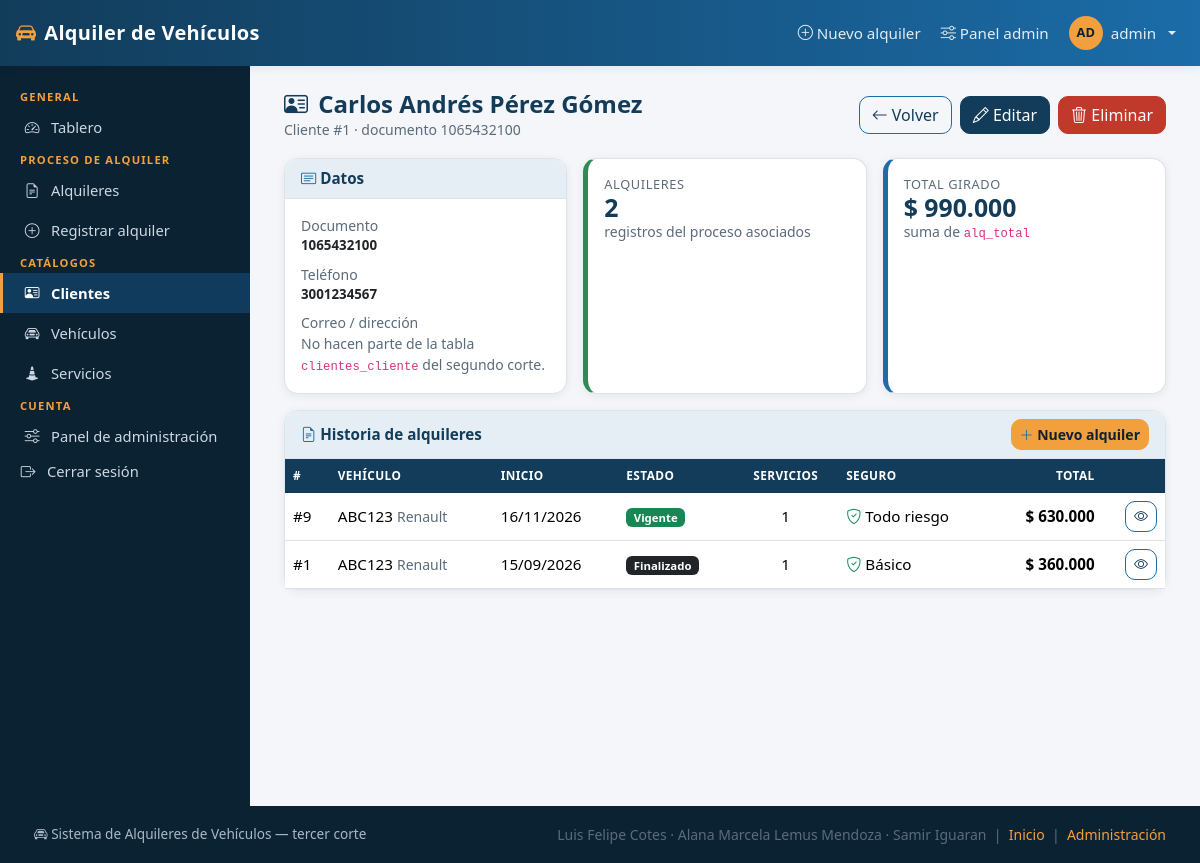
Screenshot of /clientes/1/ (signed in) with the database file from the repository.
### clientes/models.py (models this page shows, shortened)
class Cliente(models.Model):
    pk_cli_id = models.AutoField(primary_key=True)
    cli_nombre = models.CharField("nombre", max_length=100)
    cli_documento = models.CharField("documento", max_length=20, unique=True)
    cli_telefono = models.CharField("teléfono", max_length=20)
    class Meta:
        verbose_name = "cliente"
        verbose_name_plural = "clientes"
        ordering = ["cli_nombre"]

### alquileres/models.py (models this page shows, shortened)
class Alquiler(models.Model):
    pk_alq_id = models.AutoField(primary_key=True)
    fk_cli_id = models.ForeignKey(
        Cliente,
        on_delete=models.PROTECT,
        db_column="fk_cli_id",
        related_name="alquileres",
        verbose_name="cliente",
    )
    fk_veh_id = models.ForeignKey(
        Vehiculo,
        on_delete=models.PROTECT,
        db_column="fk_veh_id",
        related_name="alquileres",
        verbose_name="vehículo",
    )
    alq_fecha_inicio = models.DateField("fecha de inicio")
    alq_total = models.DecimalField("total", max_digits=12, decimal_places=2)
    class Meta:
        verbose_name = "alquiler"
        verbose_name_plural = "alquileres"
        ordering = ["-alq_fecha_inicio"]

### vehiculos/models.py (models this page shows, shortened)
class Vehiculo(models.Model):
    pk_veh_id = models.AutoField(primary_key=True)
    veh_placa = models.CharField("placa", max_length=10, unique=True)
    veh_marca = models.CharField("marca", max_length=50)
    veh_tarifa_dia = models.DecimalField("tarifa por día", max_digits=12, decimal_places=2)
    class Meta:
        verbose_name = "vehículo"
        verbose_name_plural = "vehículos"
        ordering = ["veh_marca", "veh_placa"]

### seguros/models.py (models this page shows, shortened)
class Seguro(models.Model):
    pk_seg_id = models.AutoField(primary_key=True)
    fk_alq_id = models.OneToOneField(
        Alquiler,
        on_delete=models.CASCADE,
        db_column="fk_alq_id",
        related_name="seguro",
        verbose_name="alquiler",
    )
    seg_tipo = models.CharField("tipo de seguro", max_length=50)
    seg_cobertura = models.CharField("cobertura", max_length=255)
    class Meta:
        verbose_name = "seguro"
        verbose_name_plural = "seguros"

### clientes/views.py (the view)
# urls.py: path("<int:pk>/", views.ClienteDetailView.as_view(), name="detalle"),
class ClienteDetailView(LoginRequiredMixin, DetailView):
    model = Cliente
    template_name = "clientes/cliente_detail.html"
    context_object_name = "cliente"
    def get_context_data(self, **kwargs):
        ctx = super().get_context_data(**kwargs)
        alquileres = (
            self.object.alquileres.select_related("fk_veh_id", "seguro")
            .prefetch_related("detalles__fk_ser_id")
            .order_by("-alq_fecha_inicio")
        )
        ctx["alquileres"] = alquileres
        ctx["total_cliente"] = sum(a.alq_total for a in alquileres)
        return ctx

### alquileres/logica.py (called while the page is built, shortened)
def costo_servicios(alquiler) -> Decimal:
    total = CERO
    for detalle in alquiler.detalles.all():
        total += detalle.fk_ser_id.ser_precio * detalle.ase_cantidad
    return total.quantize(Decimal("0.01"), rounding=ROUND_HALF_UP)

def dias_del_alquiler(alquiler):
    tarifa = Decimal(str(alquiler.fk_veh_id.veh_tarifa_dia or 0))
    if tarifa <= 0:
        return None, False
    base = Decimal(str(alquiler.alq_total)) - costo_servicios(alquiler)
    if base < 0:
        return None, False
    dias = int((base / tarifa).quantize(Decimal("1"), rounding=ROUND_HALF_UP))
    dias = min(max(dias, 1), DIAS_MAXIMOS)
    return dias, dias * tarifa == base

def fecha_fin(alquiler):
    dias, _exacto = dias_del_alquiler(alquiler)
    if dias is None:
        return None
    return alquiler.alq_fecha_inicio + timedelta(days=dias)

def resumen_estado(alquiler, hoy=None):
    hoy = hoy or date.today()
    dias, exacto = dias_del_alquiler(alquiler)
    fin = fecha_fin(alquiler)
    if alquiler.alq_fecha_inicio > hoy:
        nombre, clase, icono = "Reservado", "primary", "bi-calendar-plus"
    elif fin >= hoy:
        nombre, clase, icono = "Vigente", "success", "bi-check2-circle"
    else:
        nombre, clase, icono = "Finalizado", "dark", "bi-archive"
    return {
        "nombre": nombre,
        "clase": clase,
        "icono": icono,
        "dias": dias,
        "dias_aproximados": not exacto,
        "fecha_fin": fin,
        "subtotal_vehiculo": (
            Decimal(str(alquiler.fk_veh_id.veh_tarifa_dia)) * dias
        ).quantize(Decimal("0.01")),
        "subtotal_servicios": costo_servicios(alquiler),
    }

### alquileres/templatetags/alquileres_extras.py (called while the page is built)
@register.filter(name="pesos")
def pesos(valor):
    if valor in (None, ""):
        return "—"
    try:
        numero = Decimal(str(valor))
    except (InvalidOperation, ValueError):
        return "—"
    decimales = 0 if numero == numero.to_integral_value() else 2
    texto = f"{numero:,.{decimales}f}"
    texto = texto.replace(",", "\x00").replace(".", ",").replace("\x00", ".")
    return f"$ {texto}"

@register.filter(name="estado_alquiler")
def estado_alquiler(alquiler):
    return resumen_estado(alquiler)

### templates/clientes/cliente_detail.html (shortened to what this page needs)
{% extends "base.html" %}
{% load alquileres_extras %}
{% block contenido %}
<div class="cabecera-pagina">
  <div>
    <h1><i class="bi bi-person-vcard me-1"></i> {{ cliente.cli_nombre }}</h1>
    <p class="texto-suave mb-0">Cliente #{{ cliente.pk_cli_id }} · documento {{ cliente.cli_documento }}</p>
  </div>
  <div class="d-flex gap-2 sin-impresion">
    <a class="btn btn-outline-primary" href="{% url 'clientes:lista' %}"><i class="bi bi-arrow-left"></i> Volver</a>
    {% if perms.clientes.change_cliente %}
    <a class="btn btn-primary" href="{% url 'clientes:editar' cliente.pk_cli_id %}"><i class="bi bi-pencil"></i> Editar</a>
    {% endif %}
    {% if perms.clientes.delete_cliente %}
    <a class="btn btn-peligro" href="{% url 'clientes:eliminar' cliente.pk_cli_id %}"><i class="bi bi-trash3"></i> Eliminar</a>
    {% endif %}
  </div>
</div>
<div class="row g-3 mb-3">
  <div class="col-12 col-md-4">
    <div class="card h-100"><div class="card-header"><i class="bi bi-card-text"></i> Datos</div>
      <div class="card-body small">
        <div class="texto-suave">Documento</div><div class="mono fw-semibold mb-2">{{ cliente.cli_documento }}</div>
        <div class="texto-suave">Teléfono</div><div class="mono fw-semibold mb-2">{{ cliente.cli_telefono }}</div>
        <div class="texto-suave">Correo / dirección</div>
        <div class="texto-suave small">No hacen parte de la tabla <code>clientes_cliente</code> del segundo corte.</div>
      </div></div>
  </div>
  <div class="col-12 col-md-4">
    <div class="card kpi kpi-exito h-100"><div class="card-body">
      <div class="etiqueta">Alquileres</div><div class="valor">{{ alquileres|length }}</div>
      <div class="texto-suave small">registros del proceso asociados</div>
    </div></div>
  </div>
  <div class="col-12 col-md-4">
    <div class="card kpi h-100"><div class="card-body">
      <div class="etiqueta">Total girado</div><div class="valor">{{ total_cliente|pesos }}</div>
      <div class="texto-suave small">suma de <code>alq_total</code></div>
    </div></div>
  </div>
</div>
<div class="card">
  <div class="card-header d-flex justify-content-between align-items-center">
    <span><i class="bi bi-file-earmark-text"></i> Historia de alquileres</span>
    {% if perms.alquileres.add_alquiler %}
    <a class="btn btn-sm btn-acento" href="{% url 'alquileres:registrar' %}">
      <i class="bi bi-plus-lg"></i> Nuevo alquiler
    </a>
    {% endif %}
  </div>
  <div class="table-responsive">
    <table class="table tabla-sistema tabla-sm mb-0">
      <thead><tr><th>#</th><th>Vehículo</th><th>Inicio</th><th>Estado</th>
        <th class="text-center">Servicios</th><th>Seguro</th><th class="text-end">Total</th><th></th></tr></thead>
      <tbody>
        {% for aq in alquileres %}
        {% with estado=aq|estado_alquiler %}
        <tr>
          <td class="mono">#{{ aq.pk_alq_id }}</td>
          <td class="mono">{{ aq.fk_veh_id.veh_placa }} <span class="texto-suave small">{{ aq.fk_veh_id.veh_marca }}</span></td>
          <td class="mono">{{ aq.alq_fecha_inicio|fecha_corta }}</td>
          <td><span class="badge text-bg-{{ estado.clase }}">{{ estado.nombre }}</span></td>
          <td class="text-center">{{ aq.detalles.count }}</td>
          <td>{% if aq.seguro %}<i class="bi bi-shield-check text-success"></i> {{ aq.seguro.seg_tipo }}{% else %}<span class="texto-suave">—</span>{% endif %}</td>
          <td class="text-end mono fw-semibold">{{ aq.alq_total|pesos }}</td>
          <td class="text-end">
            <a class="btn btn-sm btn-outline-primary" href="{% url 'alquileres:detalle' aq.pk_alq_id %}"><i class="bi bi-eye"></i></a>
          </td>
        </tr>
        {% endwith %}
        {% empty %}
        <tr><td colspan="8"><div class="zona-vacia"><i class="bi bi-inbox"></i> Este cliente aún no tiene alquileres.</div></td></tr>
        {% endfor %}
      </tbody>
    </table>
  </div>
</div>
{% endblock %}

### templates/base.html (shortened to what this page needs)
{% load static alquileres_extras %}<!doctype html>
<html lang="es">
<head>
  <link href="https://cdn.jsdelivr.net/npm/bootstrap@5.3.3/dist/css/bootstrap.min.css" rel="stylesheet">
  <link href="https://cdn.jsdelivr.net/npm/bootstrap-icons@1.11.3/font/bootstrap-icons.min.css" rel="stylesheet">
  <link rel="stylesheet" href="{% static 'css/estilo.css' %}">
</head>
<body class="d-flex flex-column min-vh-100">
{% block navbar %}
<nav class="navbar navbar-expand-lg app-navbar sticky-top">
  <div class="container-fluid px-3">
    <a class="navbar-brand d-flex align-items-center gap-2" href="{% url 'dashboard' %}">
      <i class="bi bi-car-front-fill"></i><span>Alquiler de Vehículos</span>
    </a>
    <ul class="navbar-nav ms-auto align-items-lg-center gap-lg-1">
      <li class="nav-item d-none d-md-block">
        <a class="nav-link" href="{% url 'alquileres:registrar' %}">
          <i class="bi bi-plus-circle"></i> Nuevo alquiler
        </a>
      </li>
      {% if user.is_staff %}
      <li class="nav-item d-none d-lg-block">
        <a class="nav-link" href="/admin/"><i class="bi bi-sliders"></i> Panel admin</a>
      </li>
      {% endif %}
      <li class="nav-item dropdown">
        <a class="nav-link dropdown-toggle d-flex align-items-center gap-2" href="#" role="button"
           data-bs-toggle="dropdown" aria-expanded="false">
          <span class="avatar">{{ user|iniciales }}</span>
          <span class="d-none d-sm-inline">{{ user.get_username }}</span>
        </a>
      </li>
    </ul>
  </div>
</nav>
{% endblock %}
<div class="layout flex-grow-1">
  {% block sidebar %}
  <aside class="app-sidebar d-none d-lg-block">
    {% include "partials/_menu_lateral.html" %}
  </aside>
  {% endblock %}
  <main class="app-main">
    {% block contenido %}{% endblock %}
  </main>
</div>
{% block footer %}
<footer class="app-footer">
  <div class="d-flex flex-wrap justify-content-between align-items-center gap-2">
    <span><i class="bi bi-car-front"></i> Sistema de Alquileres de Vehículos — tercer corte</span>
    <span class="texto-suave">
      Luis Felipe Cotes · Alana Marcela Lemus Mendoza · Samir Iguaran
      &nbsp;|&nbsp; <a href="{% url 'dashboard' %}">Inicio</a>
      &nbsp;|&nbsp; <a href="/admin/">Administración</a>
    </span>
  </div>
</footer>
{% endblock %}
</body>
</html>

### static/css/estilo.css (style rules this page uses)
:root { --azul-900: #0b2233; --azul-800: #123c5a; --azul-600: #1b6ca8; --azul-100: #e6eef5; --ambar: #f2a03d; --exito: #2e8b57; --alerta: #d9822b; --peligro: #c0392b; --fondo: #f4f6f9; --superficie: #ffffff; --texto: #1f2933; --texto-suave: #5b6b7b; --borde: #dce3ea; --radio: 14px; --sombra: 0 2px 10px rgba(11, 34, 51, .07); --sombra-alta: 0 10px 30px rgba(11, 34, 51, .14); --alto-navbar: 60px; --ancho-menu: 250px; }
body { background: var(--fondo); color: var(--texto); font-family: "Segoe UI", Roboto, "Helvetica Neue", Arial, sans-serif; font-size: .95rem; }
a { color: var(--azul-600); text-decoration: none; }
h1, h2, h3, h4, h5 { color: var(--azul-800); font-weight: 600; }
.texto-suave { color: var(--texto-suave); font-size: .875rem; }
.mono { font-variant-numeric: tabular-nums; }
.btn { border-radius: 10px; font-weight: 500; }
.btn-primary { background: var(--azul-800); border-color: var(--azul-800); }
.btn-outline-primary { color: var(--azul-800); border-color: var(--azul-600); }
.btn-acento { background: var(--ambar); border-color: var(--ambar); color: var(--azul-900); font-weight: 600; }
.btn-peligro { background: var(--peligro); border-color: var(--peligro); color: #fff; }
.app-navbar { background: linear-gradient(90deg, var(--azul-800), var(--azul-600)); min-height: var(--alto-navbar); box-shadow: var(--sombra); }
.app-navbar .navbar-brand { color: #fff; font-weight: 700; letter-spacing: .3px; }
.app-navbar .navbar-brand .bi { color: var(--ambar); }
.app-navbar .nav-link { color: rgba(255, 255, 255, .88); }
.avatar { width: 34px; height: 34px; border-radius: 50%; background: var(--ambar); color: var(--azul-900); display: inline-flex; align-items: center; justify-content: center; font-weight: 700; font-size: .8rem; }
.layout { display: flex; align-items: stretch; min-height: calc(100vh - var(--alto-navbar)); }
.app-sidebar { width: var(--ancho-menu); flex: 0 0 var(--ancho-menu); background: var(--azul-900); color: #cdd8e2; padding: 18px 0 30px; }
.app-main { flex: 1 1 auto; min-width: 0; padding: 24px clamp(14px, 3vw, 34px) 50px; }
.card { border: 1px solid var(--borde); border-radius: var(--radio); box-shadow: var(--sombra); }
.card-header { background: var(--azul-100); border-bottom: 1px solid var(--borde); font-weight: 600; color: var(--azul-800); border-radius: var(--radio) var(--radio) 0 0 !important; }
.card-header .bi { color: var(--azul-600); }
.tabla-sistema thead th { background: var(--azul-800); color: #fff; font-weight: 600; font-size: .82rem; text-transform: uppercase; letter-spacing: .4px; border: 0; white-space: nowrap; }
.tabla-sistema td, .tabla-sistema th { vertical-align: middle; }
.tabla-sm thead th { font-size: .74rem; }
.kpi { border-left: 5px solid var(--azul-600); }
.kpi.kpi-exito { border-left-color: var(--exito); }
.kpi .valor { font-size: 1.55rem; font-weight: 700; color: var(--azul-800); line-height: 1.1; }
.kpi .etiqueta { color: var(--texto-suave); font-size: .8rem; text-transform: uppercase; letter-spacing: .6px; }
.app-footer { background: var(--azul-900); color: #a9b8c6; padding: 18px clamp(14px, 3vw, 34px); font-size: .85rem; margin-top: auto; }
.app-footer a { color: var(--ambar); }
.cabecera-pagina { display: flex; flex-wrap: wrap; gap: 12px; align-items: center; justify-content: space-between; margin-bottom: 18px; }
.cabecera-pagina h1 { font-size: 1.5rem; margin: 0; }

### rows the page displays
Cliente: cli_nombre "Carlos Andrés Pérez Gómez", pk_cli_id "1", cli_documento "1065432100", cli_telefono "3001234567"
Alquiler: pk_alq_id "9", fk_veh_id.veh_placa "ABC123", fk_veh_id.veh_marca "Renault", alq_fecha_inicio|fecha_corta "16/11/2026", nombre "Vigente", detalles.count "1", seguro.seg_tipo "Todo riesgo", alq_total|pesos "$ 630.000"
Alquiler: pk_alq_id "1", fk_veh_id.veh_placa "ABC123", fk_veh_id.veh_marca "Renault", alq_fecha_inicio|fecha_corta "15/09/2026", nombre "Finalizado", detalles.count "1", seguro.seg_tipo "Básico", alq_total|pesos "$ 360.000"

### other values shown
{{ user|iniciales }} "AD"
{{ user.get_username }} "admin"
{{ alquileres|length }} "2"
{{ total_cliente|pesos }} "$ 990.000"
